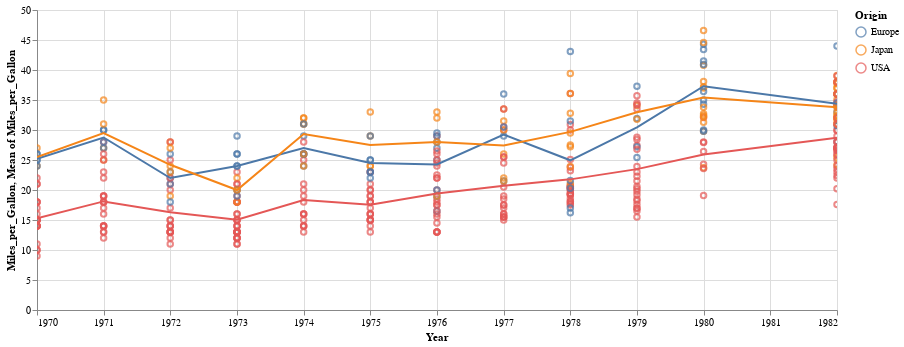

Notebook cell for this chart:
### Markdown cell above
# Visualization: Scatter Plot with Rolling Mean in Altair

### Code cell
import altair as alt

points = alt.Chart(cars).mark_point().encode(
    x = 'Year:T',
    y = 'Miles_per_Gallon',
    color = 'Origin'
).properties(
    width=800
)
lines = alt.Chart(cars).mark_line().encode(
    x = 'Year:T',
    y = 'mean(Miles_per_Gallon)',
    color = 'Origin'
).properties(
    width=800
).interactive(bind_y=False)

points + lines

### Figure 1 — Vega-Lite specification as saved in the notebook (floating-point values rounded to 4 significant figures; data arrays with more than 128 entries replaced by an {"elided": "..."} marker saying what was removed)
{"config": {"view": {"continuousWidth": 400, "continuousHeight": 300}}, "layer": [{"mark": "point", "encoding": {"color": {"field": "Origin", "type": "nominal"}, "x": {"field": "Year", "type": "temporal"}, "y": {"field": "Miles_per_Gallon", "type": "quantitative"}}, "width": 800}, {"mark": "line", "encoding": {"color": {"field": "Origin", "type": "nominal"}, "x": {"field": "Year", "type": "temporal"}, "y": {"aggregate": "mean", "field": "Miles_per_Gallon", "type": "quantitative"}}, "selection": {"selector002": {"type": "interval", "bind": "scales", "encodings": ["x"]}}, "width": 800}], "data": {"name": "data-f02450ab61490a1363517a0190416235"}, "$schema": "https://vega.github.io/schema/vega-lite/v4.17.0.json", "datasets": {"data-f02450ab61490a1363517a0190416235": {"elided": "406 records"}}}
